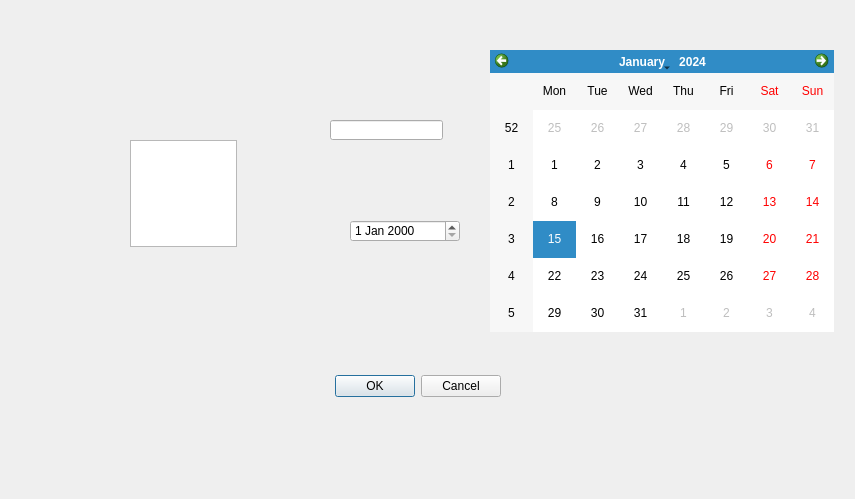
<?xml version="1.0" encoding="UTF-8"?>
<ui version="4.0">
 <class>Dialog</class>
 <widget class="QDialog" name="Dialog">
  <property name="geometry">
   <rect>
    <x>0</x>
    <y>0</y>
    <width>855</width>
    <height>499</height>
   </rect>
  </property>
  <property name="windowTitle">
   <string>Dialog</string>
  </property>
  <widget class="QDialogButtonBox" name="buttonBox">
   <property name="geometry">
    <rect>
     <x>250</x>
     <y>370</y>
     <width>251</width>
     <height>32</height>
    </rect>
   </property>
   <property name="orientation">
    <enum>Qt::Horizontal</enum>
   </property>
   <property name="standardButtons">
    <set>QDialogButtonBox::Cancel|QDialogButtonBox::Ok</set>
   </property>
  </widget>
  <widget class="QTextEdit" name="textEdit">
   <property name="geometry">
    <rect>
     <x>130</x>
     <y>140</y>
     <width>107</width>
     <height>107</height>
    </rect>
   </property>
  </widget>
  <widget class="QLineEdit" name="lineEdit">
   <property name="geometry">
    <rect>
     <x>330</x>
     <y>120</y>
     <width>113</width>
     <height>20</height>
    </rect>
   </property>
  </widget>
  <widget class="QDateEdit" name="dateEdit">
   <property name="geometry">
    <rect>
     <x>350</x>
     <y>220</y>
     <width>110</width>
     <height>22</height>
    </rect>
   </property>
  </widget>
  <widget class="QCalendarWidget" name="calendarWidget">
   <property name="geometry">
    <rect>
     <x>490</x>
     <y>50</y>
     <width>344</width>
     <height>282</height>
    </rect>
   </property>
  </widget>
 </widget>
 <resources/>
 <connections>
  <connection>
   <sender>buttonBox</sender>
   <signal>accepted()</signal>
   <receiver>Dialog</receiver>
   <slot>accept()</slot>
   <hints>
    <hint type="sourcelabel">
     <x>248</x>
     <y>254</y>
    </hint>
    <hint type="destinationlabel">
     <x>157</x>
     <y>274</y>
    </hint>
   </hints>
  </connection>
  <connection>
   <sender>buttonBox</sender>
   <signal>rejected()</signal>
   <receiver>Dialog</receiver>
   <slot>reject()</slot>
   <hints>
    <hint type="sourcelabel">
     <x>316</x>
     <y>260</y>
    </hint>
    <hint type="destinationlabel">
     <x>286</x>
     <y>274</y>
    </hint>
   </hints>
  </connection>
 </connections>
</ui>
